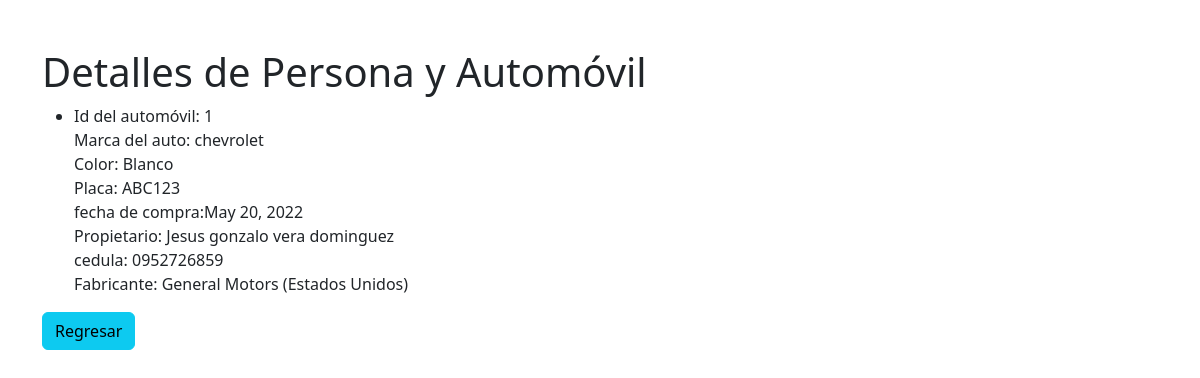
The app's page /ver_persona/1/ with its own data.
### personas/models.py (models this page shows, shortened)
class automovile(models.Model):
    marca_auto = models.CharField(max_length=30)
    color_auto = models.CharField(max_length=10)
    placa_auto = models.CharField(max_length=6)
    fecha_compra=models.DateField(null=True)
    propietario = models.ForeignKey(Persona, on_delete=models.CASCADE, null=True, blank=True, related_name='automoviles')
    fabricante = models.ForeignKey('Fabricante', on_delete=models.CASCADE, null=True, blank=True,related_name='automoviles')

class Persona(models.Model):
    nombre = models.CharField(max_length=20)
    apellido = models.CharField(max_length=20)
    cedula=models.CharField(max_length=10,null=True)

class fabricante(models.Model):
    nombre = models.CharField(max_length=50)

### personas/views.py (the view)
# urls.py: path('ver_persona/<int:persona_id>/', ver_persona, name='ver_persona'),
def ver_persona(request, persona_id):
    persona = get_object_or_404(Persona, pk=persona_id)
    automoviles = persona.automoviles.all()
    datos = {'persona': persona, 'automoviles': automoviles}
    return render(request, 'ver_auto.html', datos)

### personas/templates/ver_auto.html (shortened to what this page needs)
<!DOCTYPE html>
<html lang="en">
<head>
    <link rel="stylesheet" href="https://cdn.jsdelivr.net/npm/bootstrap@5.3.2/dist/css/bootstrap.min.css">
</head>
<body>
    <div class="container mt-5">
        <h1>Detalles de Persona y Automóvil</h1>
        {% if automoviles %}
            <section>
                <ul>
                    {% for automovil in automoviles %}
                        <li>
                            Id del automóvil: {{ automovil.id }}<br>
                            Marca del auto: {{ automovil.marca_auto }}<br>
                            Color: {{ automovil.color_auto }}<br>
                            Placa: {{ automovil.placa_auto }}<br>
                            fecha de compra:{{ automovil.fecha_compra }}<br>
                            {% if automovil.propietario %}
                                Propietario: {{ automovil.propietario.nombre }} {{ automovil.propietario.apellido }} <br>
                                cedula: {{ automovil.propietario.cedula }} <br>
                            {% else %}
                                Sin propietario<br>
                            {% endif %}
                            {% if automovil.fabricante %}
                                Fabricante: {{ automovil.fabricante.nombre }}<br>
                            {% else %}
                                Sin fabricante<br>
                            {% endif %}
                        </li>
                    {% endfor %}
                </ul>
            </section>
        {% endif %}
        <div class="mt-3">
            <a href="{% url 'inicio' %}" class="btn btn-info">
                Regresar
            </a>
        </div>
    </div>
</body>
</html>

### records on screen
automovile: id "1", marca_auto "chevrolet", color_auto "Blanco", placa_auto "ABC123", fecha_compra "May 20, 2022", propietario.nombre "Jesus gonzalo", propietario.apellido "vera dominguez", propietario.cedula "0952726859", fabricante.nombre "General Motors (Estados Unidos)"
